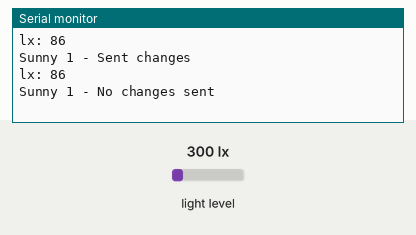
Recording of a sketch running on a simulated Particle Photon. Shown: the last lines printed to the serial monitor. Wiring (inferred from the names in the program): BH1750 light sensor at I2C address 0x23. Inputs (shaded band) come from the test bench; at power-on: light level 300 lx.

Above: at 11.0 s.
11.1 s: light level set to 1500 lx
At 21.1 s:
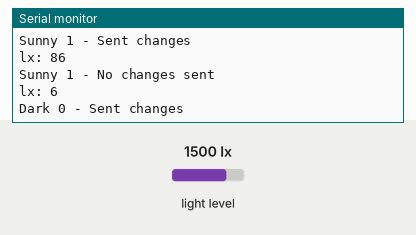
21.9 s: light level set to 40 lx
At 31.0 s:
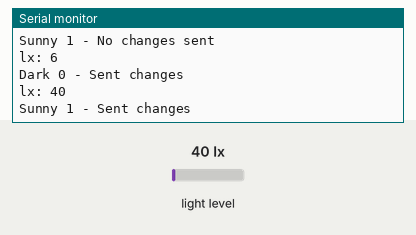
Timing chart, 0 to 32.5 s (numbered marks = the images above; inputs shaded):
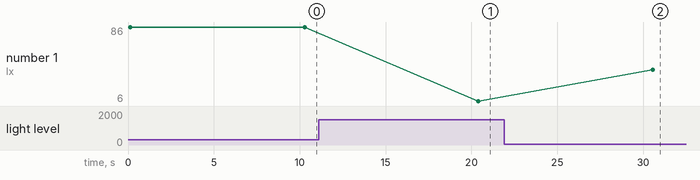

The sketch:

ifttt-ambientlightsensor.ino
```cpp
// This web page is my savior
// SO CODE IS FROM THIS WEBSITE
//http://wiki.sunfounder.cc/index.php?title=GY-30_Digital_Light_Intensity_Measuring_Module

#include <Wire.h>

// GY-30
// BH1750FVI
// in ADDR 'L' mode 7bit addr

#define ADDR 0b0100011

// addr 'H' mode


    int val = 0; // reset
    bool sunny = false;
    int ifttt = 2; // 0 means no light, 1 means sunlight, 2 means no result yet.
    bool sunlight = false; // variable for saying whether there is sunlight
    bool nowSunlight = false; // variable for comparing whether there is still sunlight or not

void setup() {
    // Starting up the sensor stuff
    Serial.begin(9600);
    Wire.begin();
    Wire.beginTransmission(ADDR);
    Wire.write(0b00000001);
    Wire.endTransmission();
    //Particle.variable("lx", val);
    Particle.variable("ifttt", ifttt);
    Particle.variable("sunny", sunny);

}

void loop() {

    val = 0; // reset

    // collect sensor data
    Wire.beginTransmission(ADDR);
    Wire.write(0b00000111);
    Wire.endTransmission();
    Wire.beginTransmission(ADDR);
    Wire.write(0b00100000);
    Wire.endTransmission();

    delay(120); // typical read delay 120ms

    Wire.requestFrom(ADDR, 2); // 2byte every time

    // read wire result and send it to val variable
    for (val = 0; Wire.available() >= 1; ) {
        //char c = Wire.read();
        val = Wire.read();//(val << 8) + (c & 0xFF);
    }
    val = val / 1.2;

    // output to serial
    Serial.print("lx: ");
    Serial.println(val);

    // checks weather sunny or not
    if(val>30){
        sunlight=true;
        //sunny = true;
        Serial.print("Sunny " + String(sunlight));
        ifttt=1;
    }
    else{
        sunlight=false;
        //sunny = false;
        Serial.print("Dark " + String(sunlight));
        ifttt=0;
    }

    // checks whether still sunny or not. Weather anything has changed since last result was read.
    // Then sends new data to IFTTT website
    if((sunlight==true&&nowSunlight==false)||(sunlight==false&&nowSunlight==true)){
        sendTheEmail();
    }
    else{
        Serial.println(" - No changes sent");
    }
    ifttt=2;
    delay(10000); // 10 second delay before next check

}
void sendTheEmail(){
         //Particle.publish("lx:", val, PRIVATE); // value sent to particle website then read by IFTTT website
        Particle.publish("IFTTT: ", String(ifttt), PRIVATE);
        Particle.publish("Sunny: ", String(sunny), PRIVATE); // value sent to particle website then read by IFTTT website

        Spark.variable("ifttt", ifttt);
        nowSunlight=sunlight; // changes the last result (the nowSunlight variable)
        Serial.println(" - Sent changes");
}
```

Measured:
- after the input at 11.1 s, the serial monitor: prints a new line after 9.3 s (image 1)
- after the input at 21.9 s, the serial monitor: prints a new line after 8.7 s (image 2)
- plotted number 1: 86 → 6 after the input at 11.1 s, 6 → 40 after the input at 21.9 s
